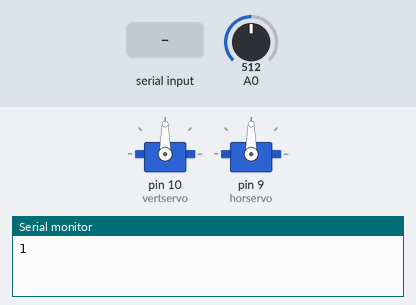
Bench run of a sketch on a simulated Arduino Uno, built with avr-gcc and run on an emulated ATmega328P. Parts: 2 × servo, the last lines printed to the serial monitor. The test bench sets the inputs (shaded band); at power-on: A0 = 512.

Above: at 0.9 s.
1.0 s: "1" received over Serial
At 1.4 s:
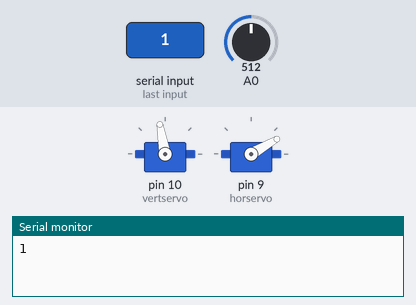
4.0 s: A0 set to 900
At 7.74 s:
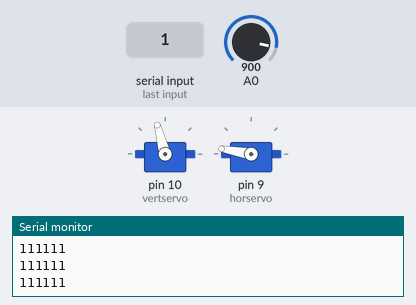
Timing chart, 0 to 29.3 s (numbered marks = the images above; inputs shaded):
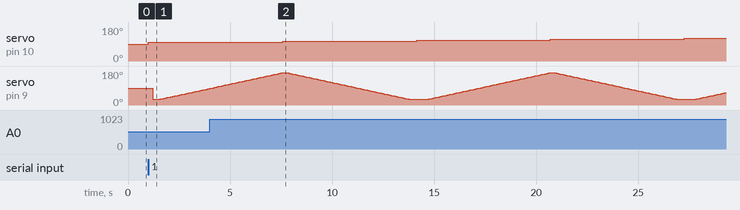

The sketch:

sweep_and_distance.ino
```cpp
//team KICKASS


#include <Servo.h>

//create servo objects
Servo vertservo;
Servo horservo;

//setup constants
#define DELAY 20

void setup(){
 Serial.begin(9600);

 //setup pins
 //INFRARED SENSOR IN ANALOG 0 (A0)
 //VERTICAL SERVO TO PIN 10
 //HORIZONTAL SERVO TO PIN 9
 pinMode(A0, INPUT);
 vertservo.attach(10);
 horservo.attach(9);


 //get handshake with processing
 Serial.println(1);
 while(Serial.available() == 0);

 sweep();


}


float test;
void loop(){

  /*
  test = analogRead(A0);
  Serial.println();
  Serial.print((int)dist(test));
  Serial.print(" cm");
  delay(100);
  */


}


float dist(float x){
  //convert to voltage
  x = (5.0 / 1024.0)*x;
  float y;
  //compute distance
  y = (306.439 + x * ( -512.611 + x * ( 382.268 + x * (-129.893 + x * 16.2537) ) ));

  return y;
}


void sweep(){
  //constants for sweep function
  int vertpos;
  int horpos;
  int lr=0;
  float value = 0;

  int index = 20;
  float array [index];

   //sweep up in 5 degree increments at the edges of each lr sweep
   //note 80 was the highest, now setting 100 as top

  for(vertpos = 100; vertpos<=155; vertpos+=5)
  {
    vertservo.write(vertpos);
    delay(200);

    //sweep right
    if(lr == 0){
      for(horpos = 30; horpos <= 170; horpos+=2){


        //set horizontal position and delay
        horservo.write(horpos);
        delay(DELAY);


        //delay on the first movement
        if (horpos == 30){
          delay(300);
        }

        value = 0;

        //take in 20 reads and average
        for (int i = 0; i<index; i++){
          value += dist(analogRead(A0));
          delay(3);
        }


        float distance = value/index;


        //send data-ready
        Serial.println(101010);
        //wait for response
        while(Serial.available() == 0);

        //throw out bad data
        if (distance > 170){
          Serial.println(111111);
          Serial.println(111111);
          Serial.println(111111);
        }

        else{

        //send x,y,z (respectively)
        Serial.println((float)xpos(horpos,vertpos,distance));
        Serial.println((float)ypos(vertpos,distance));
        Serial.println((float)zpos(horpos,vertpos,distance));
        }
      }
      lr=1;
    }

    //sweep left
    else{
      for(horpos = 170; horpos >= 30; horpos-=2){


        //set horizontal position and delay
        horservo.write(horpos);
        delay(DELAY);


        //delay on the first movement
        if (horpos == 30){
          delay(300);
        }

        value = 0;

        //take in 20 reads and average
        for (int i = 0; i<index; i++){
          value += dist(analogRead(A0));
          delay(3);
        }


        float distance = value/index;


        //send data-ready
        Serial.println(101010);
        //wait for response
        while(Serial.available() == 0);

        //throw out bad data
        if (distance > 170){
          Serial.println(111111);
          Serial.println(111111);
          Serial.println(111111);
        }

        else{

        //send x,y,z (respectively)
        Serial.println((float)xpos(horpos,vertpos,distance));
        Serial.println((float)ypos(vertpos,distance));
        Serial.println((float)zpos(horpos,vertpos,distance));
        }
      }
      lr=0;
    }

  }

}


// Takes the horizontal and vertical angles and distance to produces an x coordinate.
float xpos(float hangle, float vangle, float dist){
  float theta = (180-(hangle-10)) * PI/180;
  float phi = (vangle-35) * PI/180;
  return dist*cos(theta)*sin(phi);
}

// Takes the vertical servo angle and distance and produces a y coordinate.
float ypos(float vangle, float dist){
  float phi = (vangle-35) * PI/180;
  return dist*cos(phi);
}

// Takes the horizontal and vertical angles and distance to produces an z coordinate.
float zpos(float hangle, float vangle, float dist){
  float theta = (180-(hangle-10)) * PI/180;
  float phi = (vangle-35) * PI/180;
  return dist*sin(theta)*sin(phi);
}
```

Measured:
- after the input at 1.0 s, servo on pin 10 (vertservo): 90° → 100° at once
